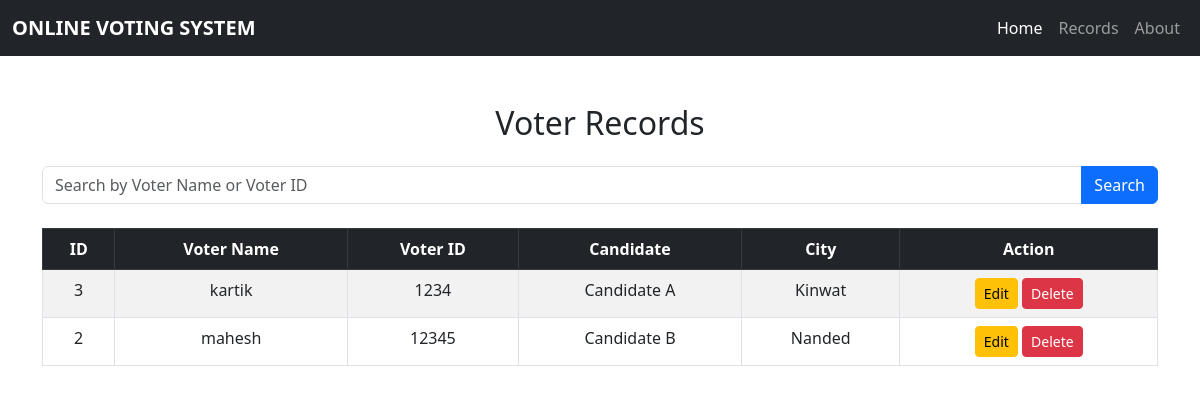
Before: /records with the older database file.
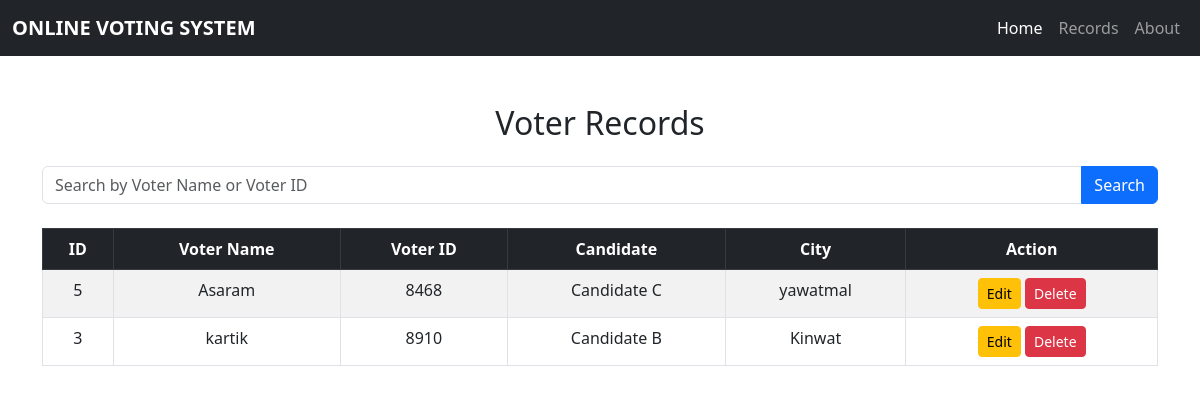
After: the same page with the newer database file.
### tables this page shows
CREATE TABLE voters (
            id INTEGER PRIMARY KEY AUTOINCREMENT,
            voter_name TEXT NOT NULL,
            voter_id TEXT NOT NULL,
            candidate TEXT NOT NULL,
            city TEXT NOT NULL
        );

### app2.py (the view)
@app.route("/records")
def records():
    search = request.args.get("search", "").strip()
    conn = get_db()
    if search:
        voters = conn.execute("""
            SELECT * FROM voters
            WHERE voter_name LIKE ?
               OR voter_id LIKE ?
            ORDER BY id DESC
        """, (f"%{search}%", f"%{search}%")).fetchall()
    else:
        voters = conn.execute(
            "SELECT * FROM voters ORDER BY id DESC"
        ).fetchall()
    conn.close()
    return render_template(
        "records.html",
        voters=voters,
        search=search
    )

### database.py (called while the page is built)
def get_db():
    conn = sqlite3.connect(DATABASE)
    conn.row_factory = sqlite3.Row
    return conn

### templates/records.html
{% extends 'base.html' %}
{% block content %}
<div class="container mt-5">
    <h2 class="text-center mb-4">Voter Records</h2>
    <form method="GET" action="{{ url_for('records') }}" class="mb-4">
    <div class="input-group">
        <input type="text"
               name="search"
               class="form-control"
               placeholder="Search by Voter Name or Voter ID"
               value="{{ search }}">
        <button type="submit" class="btn btn-primary">
            Search
        </button>
    </div>
</form>
    <div class="table-responsive">
        <table class="table table-bordered table-striped table-hover text-center">
            <thead class="table-dark">
                <tr>
                    <th>ID</th>
                    <th>Voter Name</th>
                    <th>Voter ID</th>
                    <th>Candidate</th>
                    <th>City</th>
                    <th>Action</th>
                </tr>
            </thead>
            <tbody>
                {% for voter in voters %}
                <tr>
                    <td>{{ voter.id }}</td>
                    <td>{{ voter.voter_name }}</td>
                    <td>{{ voter.voter_id }}</td>
                    <td>{{ voter.candidate }}</td>
                    <td>{{ voter.city }}</td>
                    <td>
    <a href="{{ url_for('edit_vote', voter_id=voter.id) }}"
       class="btn btn-warning btn-sm">
        Edit
    </a>
    <a href="{{ url_for('delete_vote', voter_id=voter.id) }}"
       class="btn btn-danger btn-sm">
        Delete
    </a>
</td>
                </tr>
                {% endfor %}
            </tbody>
        </table>
    </div>
</div>
{% endblock %}

### templates/base.html (shortened to what this page needs)
<!DOCTYPE html>
<html>
<head>
    <link href="https://cdn.jsdelivr.net/npm/bootstrap@5.3.0/dist/css/bootstrap.min.css"
          rel="stylesheet">
</head>
<body>
    <nav class="navbar navbar-expand-lg navbar-dark bg-dark">
        <div class="container-fluid">
            <a class="navbar-brand" href="{{ url_for('home') }}">
                <strong>ONLINE VOTING SYSTEM</strong>
            </a>
            <div class="collapse navbar-collapse" id="navbarNav">
                <ul class="navbar-nav ms-auto">
                    <li class="nav-item">
                        <a class="nav-link active" aria-current="page" href="{{ url_for('home') }}">Home</a>
                    </li>
                    <li class="nav-item">
                        <a class="nav-link" href="{{ url_for('records') }}">Records</a>
                    </li>
                    <li class="nav-item">
                        <a class="nav-link" href="{{ url_for('about') }}">About</a>
                    </li>
                </ul>
            </div>
        </div>
    </nav>
    {% block content %}
    {% endblock %}
</body>
</html>

Changed rows visible on the page:
removed voters: id "2", voter_name "mahesh", voter_id "12345", candidate "Candidate B", city "Nanded"
added voters: id "5", voter_name "Asaram", voter_id "8468", candidate "Candidate C", city "yawatmal"
changed voters "kartik": voter_id "1234" → "8910"; candidate "Candidate A" → "Candidate B"
